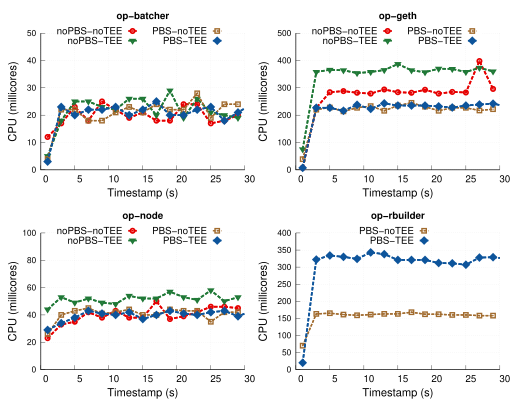

Write the gnuplot code that produced this figure.
# 
# Author: Peterson Yuhala
#

#set term postscript size 5in,2.3in linewidth 1 color eps enhanced 22
set term postscript size 5.1in,4.2in linewidth 1 color eps enhanced 22
set encoding utf8


set output "l2_cpu_per_component.eps"
set datafile separator comma

load "styles.inc"
load "common.gnuplot" 
load "linetypes.gnuplot"

## Multiplot settings

## mp_startx # Left edge of col 0 plot area
## mp_starty          # Top of row 0 plot area
## mp_width            # Total width of plot area
## mp_height         # Total height of plot area
## mp_rowgap         # Gap between plot rows
## mp_colgap          # Gap between plot columns
          

#mp_startx=0.08
#mp_starty=0.15

#mp_height=0.65
#mp_rowgap=0.19
#mp_colgap=0.1
#mp_width=0.9

#eval mpSetup(2, 1)

mp_startx=0.08
mp_starty=0.08
mp_height=0.80
mp_rowgap=0.15
mp_colgap=0.1
mp_width=0.90

eval mpSetup(2, 2)
#

font_size = 14
label_size = 18

set style fill solid border -1
set boxwidth 0.15
set xtics offset 0.4,0.4,0
set ytics offset 0.5,0,0
set xlabel offset 0,1,0


set ytics nomirror
set grid y
set ytics font ",12"

eval mpNext
# --- GRAPH a (top left: noPBS-noTEE)

set title "op-batcher" font "Helvetica-bold,14" #offset 0,-0.2

set ylabel "CPU (millicores)" font ",16"  offset 2.5,0
set xlabel "Timestamp (s)" font ",16"
set xtics font ",14"

set xrange[0:30]

set yrange [0:50]

#set logscale y

set key samplen 0.75 maxrows 2 at graph 0.5, 0.98 center font ",14"


plot 'data/no_pbs_no_tee/no-pbs_no-tee_270_sys_v2_op-batcher_cpu_ram.csv' u 1:4 every 2  w l ls 2006 notitle, \
     '' u 1:4 every 2 t "noPBS-noTEE" w lp ls 2006, \
     'data/no_pbs_tee/no-pbs_tee_270_sys_v2_op-batcher_cpu_ram.csv' u 1:4 every 2  w l ls 2007 notitle, \
     '' u 1:4 every 2 t "noPBS-TEE" w lp ls 2007, \
     'data/pbs_no_tee/pbs_rbuilder_no-tee_270_sys_v2_op-batcher_cpu_ram.csv' u 1:4 every 2 w l ls 22004 notitle, \
     '' u 1:4 every 2 t "PBS-noTEE" w lp ls 22004,\
     'data/pbs_tee/pbs_rbuilder_tee_270_sys_v2_op-batcher_cpu_ram.csv' u 1:4 every 2 w l ls 22001 notitle, \
     '' u 1:4 every 2 t "PBS-TEE" w lp ls 22001


eval mpNext
# --- GRAPH a (top left: noPBS-noTEE)

set title "op-geth" font "Helvetica-bold,14" #offset 0,-0.2

set ylabel "CPU (millicores)" font ",16"  offset 3,0
set xlabel "Timestamp (s)" font ",16"
set xtics font ",14"

set xrange[0:30]
set yrange [0:500]

set key samplen 0.75 maxrows 2 at graph 0.5, 0.98 center font ",14"


plot 'data/no_pbs_no_tee/no-pbs_no-tee_270_sys_v2_op-geth_cpu_ram.csv' u 1:4 every 2  w l ls 2006 notitle, \
     '' u 1:4 every 2 t "noPBS-noTEE" w lp ls 2006, \
     'data/no_pbs_tee/no-pbs_tee_270_sys_v2_op-geth_cpu_ram.csv' u 1:4 every 2  w l ls 2007 notitle, \
     '' u 1:4 every 2 t "noPBS-TEE" w lp ls 2007, \
     'data/pbs_no_tee/pbs_rbuilder_no-tee_270_sys_v2_op-geth_cpu_ram.csv' u 1:4 every 2 w l ls 22004 notitle, \
     '' u 1:4 every 2 t "PBS-noTEE" w lp ls 22004,\
     'data/pbs_tee/pbs_rbuilder_tee_270_sys_v2_op-geth_cpu_ram.csv' u 1:4 every 2 w l ls 22001 notitle, \
     '' u 1:4 every 2 t "PBS-TEE" w lp ls 22001



eval mpNext
# --- GRAPH a (top left: noPBS-noTEE)

set title "op-node" font "Helvetica-bold,14" #offset 0,-0.2

set ylabel "CPU (millicores)" font ",16"  offset 3.5,0
set xlabel "Timestamp (s)" font ",16"
set xtics font ",14"

set xrange[0:30]
set yrange [0:100]

set key samplen 0.75 maxrows 2 at graph 0.5, 0.98 center font ",14"

plot 'data/no_pbs_no_tee/no-pbs_no-tee_270_sys_v2_op-node_cpu_ram.csv' u 1:4 every 2  w l ls 2006 notitle, \
     '' u 1:4 every 2 t "noPBS-noTEE" w lp ls 2006, \
     'data/no_pbs_tee/no-pbs_tee_270_sys_v2_op-node_cpu_ram.csv' u 1:4 every 2  w l ls 2007 notitle, \
     '' u 1:4 every 2 t "noPBS-TEE" w lp ls 2007, \
     'data/pbs_no_tee/pbs_rbuilder_no-tee_270_sys_v2_op-node_cpu_ram.csv' u 1:4 every 2 w l ls 22004 notitle, \
     '' u 1:4 every 2 t "PBS-noTEE" w lp ls 22004,\
     'data/pbs_tee/pbs_rbuilder_tee_270_sys_v2_op-node_cpu_ram.csv' u 1:4 every 2 w l ls 22001 notitle, \
     '' u 1:4 every 2 t "PBS-TEE" w lp ls 22001



eval mpNext
# --- GRAPH a (top left: noPBS-noTEE)

set title "op-rbuilder" font "Helvetica-bold,14" #offset 0,-0.2

set ylabel "CPU (millicores)" font ",16"  offset 3,0
set xlabel "Timestamp (s)" font ",16"
set xtics font ",14"

set yrange [0:400]

set key samplen 0.75 maxrows 2 at graph 0.5, 0.98 center font ",14"


plot 'data/pbs_no_tee/pbs_rbuilder_no-tee_270_sys_v2_op-rbuilder_cpu_ram.csv' u 1:4 every 2 w l ls 22004 notitle, \
     '' u 1:4 every 2 t "PBS-noTEE" w lp ls 22004,\
     'data/pbs_tee/pbs_rbuilder_tee_270_sys_v2_op-rbuilder_cpu_ram.csv' u 1:4 every 2 w l ls 22001 notitle, \
     '' u 1:4 every 2 t "PBS-TEE" w lp ls 22001


     
!epstopdf "l2_cpu_per_component.eps"
!rm "l2_cpu_per_component.eps"
quit
